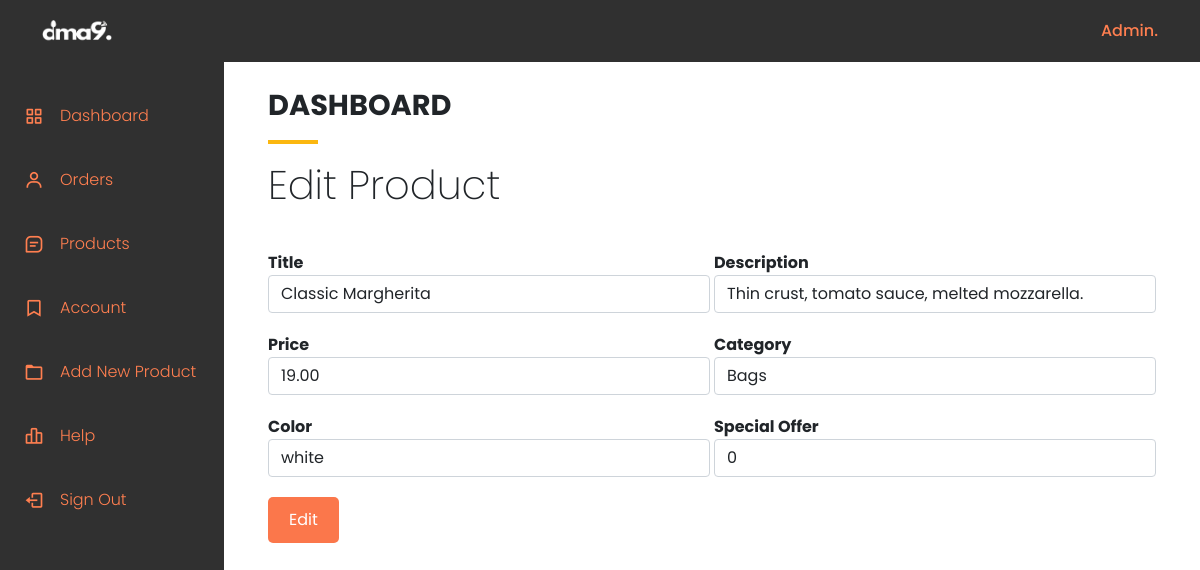
Screenshot of /admin/edit_product.php?product_id=2 (signed in) with the database file from the repository.
### tables this page shows
CREATE TABLE `products` (
  `product_id` int(11) NOT NULL,
  `product_name` varchar(100) NOT NULL,
  `product_category` varchar(100) NOT NULL,
  `product_description` varchar(255) NOT NULL,
  `product_image` varchar(255) NOT NULL,
  `product_image2` varchar(255) NOT NULL,
  `product_image3` varchar(255) NOT NULL,
  `product_image4` varchar(255) NOT NULL,
  `product_price` decimal(6,2) NOT NULL,
  `product_special_offer` int(2) NOT NULL,
  `product_color` varchar(100) NOT NULL
);

### admin/edit_product.php (the view, shortened to what this page needs)
<?php include 'header.php'; ?>
<?php
if(isset($_GET['product_id'])){
    $product_id = $_GET['product_id'];
    $stmt = $conn->prepare("SELECT * FROM products WHERE product_id = ?");
    $stmt->bind_param("i", $product_id);
    $stmt->execute();
    $products = $stmt->get_result();
}else if(isset($_POST['edit_btn'])){
    $product_id = $_POST['product_id'];
    $product_title = $_POST['product_title'];
    $product_description = $_POST['product_description'];
    $product_price = $_POST['product_price'];
    $product_category = $_POST['product_category'];
    $product_color = $_POST['product_color'];
    $product_special_offer = $_POST['product_special_offer'];
    $stmt1 = $conn->prepare("UPDATE products SET product_name = ?, product_description = ?, product_price = ?, product_category = ?, product_color = ?, product_special_offer = ? WHERE product_id = ?");
        $stmt1->bind_param('ssissii', $product_title, $product_description, $product_price, $product_category, $product_color, $product_special_offer, $product_id);
        if($stmt1->execute()){
            header('location: products.php?edit_success=product edited successfully');
        }else{
            header('location: products.php?edit_error=error editing product');
        }
}else{
    header('location: products.php');
    exit();
}
?>
<?php include 'sidemenu.php'; ?>
    <div class="container page-title text-left mt-5 py-4">
        <h2>DASHBOARD</h2>
        <hr class="">
        <h1>Edit Product</h1>
    </div>
    <div class="mx-auto container">
            <form id="checkout-form" method="POST" action="edit_product.php">
                <?php while($product = $products->fetch_assoc()){ ?>
                    <div class="form-group checkout-small-element">
                        <label>Title</label>
                        <input type="text" class="form-control" id="product-title" name="product_title" placeholder="title" value="<?php echo $product['product_name']; ?>">
                    </div>
                    <div class="form-group checkout-small-element">
                        <label>Description</label>
                        <input type="text" class="form-control" id="product-description" name="product_description" placeholder="description" value="<?php echo $product['product_description']; ?>">
                    </div>
                    <div class="form-group checkout-small-element">
                        <label>Price</label>
                        <input type="text" class="form-control" id="product-price" name="product_price" placeholder="price" value="<?php echo $product['product_price']; ?>">
                    </div>
                    <div class="form-group checkout-small-element">
                        <label>Category</label>
                        <select class="form-control" id="product-category" name="product_category">
                            <option value="bags">Bags</option>
                        </select>
                    </div>
                    <div class="form-group checkout-small-element">
                        <label>Color</label>
                        <input type="text" class="form-control" id="product-color" name="product_color" placeholder="color" value="<?php echo $product['product_color']; ?>">
                    </div>
                    <div class="form-group checkout-small-element">
                        <label>Special Offer</label>
                        <input type="text" class="form-control" id="product-offer" name="product_special_offer" placeholder="special offer" value="<?php echo $product['product_special_offer']; ?>">
                    </div>
                    <div class="form-group edit-product checkout-btn-container">
                        <input type="submit" name="edit_btn" class="btn" id="checkout-btn" value="Edit">
                    </div>
                <?php } ?>
            </form>
    </div>
<?php include 'footer.php'; ?>

### assets/css/style.css (style rules this page uses)
* { margin: 0; padding: 0; box-sizing: border-box; }
body { font-family: 'Poppins',sans-serif; font-weight: 300; }
h1 { font-size: 2.5rem; font-weight: 200; }
h2 { font-size: 1.8rem; font-weight: 300; }
hr { width: 30px; height: 3px !important; opacity: 1 !important; background-color: #fb774b; margin: 20px auto; }
hr { width: 50px; border: 2px solid #fbb710; margin: 17px 0; }
#checkout-form .checkout-small-element { display: inline-block; width: 48%; margin: 10px auto; }
#checkout-form .checkout-btn-container { margin: 10px; text-align: right; margin-right: 40px; }
#checkout-form #checkout-btn { color: white; background-color: #fb774b; padding: 10px 20px; border-radius: 5px; cursor: pointer; transition: 0.4s ease; }
#checkout-form label , #checkout-form p { font-weight: bold; }

### admin/dashboard.css (style rules this page uses)
:root { --header-height: 3rem; --nav-width: 68px; --first-color: #4723D9; --first-color-light: #AFA5D9; --white-color: #F7F6FB; --body-font: 'Nunito', sans-serif; --normal-font-size: 1rem; --z-fixed: 100; }
.body-pd { padding-left: calc(var(--nav-width)); }
@media screen and (min-width: 768px) { .body-pd { padding-left: calc(var(--nav-width) + 188px); } }
.page-title h2 { font-weight: 700; margin-top: 1rem; }
.edit-product { margin-left: 0 !important; display: flex; justify-content: flex-start; }

### rows the page displays
products: product_title "Classic Margherita", product_description "Thin crust, tomato sauce, melted mozzarella.", product_price "19.00", product_color "white", product_special_offer "0"
